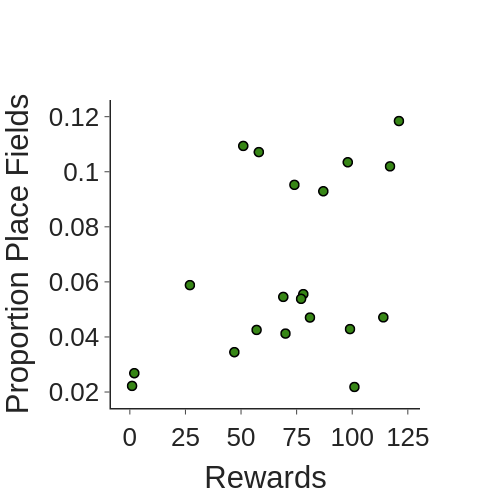

Notebook cell for this chart:
### Code cell
## Correlate rewards vs proportion for Two-context mice across days 6, 11, and 16
mc_df = rel_df[(rel_df['day'] == 6) | (rel_df['day'] == 11) | (rel_df['day'] == 16)]
mc_df = mc_df[(mc_df['relative_bin'] < 0) & (mc_df['relative_bin'] > -reward_bin_size) & (mc_df['group'] == 'Two-context')]
ufunc = pearsonr 

fig = pf.custom_graph_template(x_title='Rewards', y_title='Proportion Place Fields')
fig.add_trace(go.Scattergl(x=mc_df['rewards'], y=mc_df[yvar], mode='markers', marker_color=ce_colors_dict['Two-context'],
                            marker=dict(line=dict(width=1.5, color='black')), marker_size=9, name=group))
fig.update_xaxes(dtick=25)
fig.update_layout(legend=dict(
    orientation="h",
    yanchor="top",
    y=1.2,
    xanchor="center",
    x=0.48
))
fig.show()
print(f'Two-context: {ufunc(mc_df['rewards'], mc_df['proportion'])}')

### Figure 1 — Plotly figure (JSON) as saved in the notebook; plotly's stock layout.template omitted (floating-point values rounded to 4 significant figures)
{"data": [{"marker": {"color": "#378616", "line": {"color": "black", "width": 1.5}, "size": 9}, "mode": "markers", "name": "Multi-context", "type": "scattergl", "x": [81, 78, 27, 87, 77, 58, 69, 51, 98, 101, 1, 70, 117, 2, 74, 99, 47, 121, 114, 57], "y": [0.04706, 0.05556, 0.05882, 0.09292, 0.05385, 0.1071, 0.05455, 0.1094, 0.1034, 0.02183, 0.02222, 0.04124, 0.102, 0.02685, 0.09524, 0.04286, 0.03448, 0.1184, 0.04712, 0.04255]}], "layout": {"font": {"family": "Arial", "size": 26}, "height": 500, "legend": {"orientation": "h", "x": 0.48, "xanchor": "center", "y": 1.2, "yanchor": "top"}, "title": {"x": 0.5, "xanchor": "center", "y": 0.9, "yanchor": "top"}, "width": 500, "xaxis": {"anchor": "y", "domain": [0, 1], "dtick": 25, "linewidth": 1.5, "title": {"text": "Rewards"}}, "yaxis": {"anchor": "x", "domain": [0, 1], "linewidth": 1.5, "title": {"text": "Proportion Place Fields"}}}}
